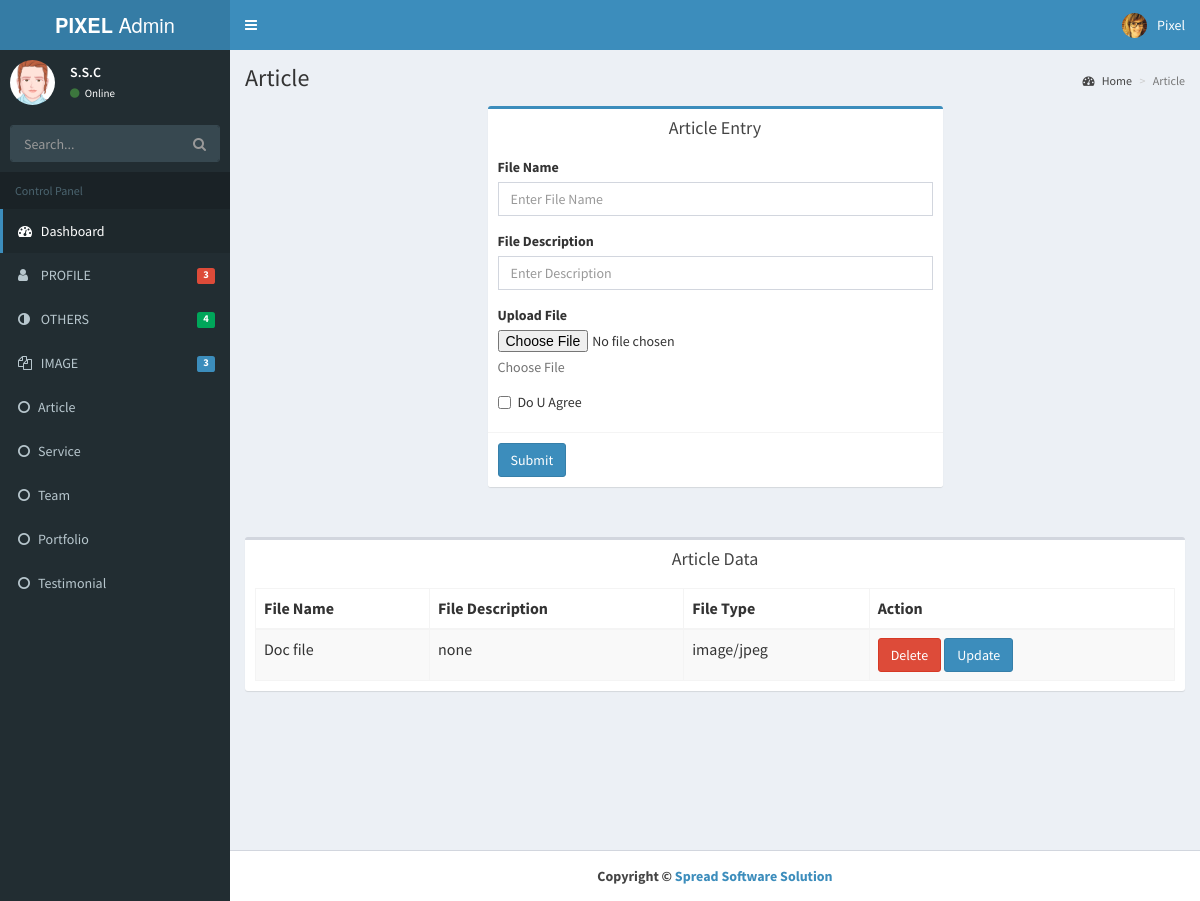
Page /admin/dashboard.php?page=article_content (signed in) on the committed database.
### tables this page shows
CREATE TABLE IF NOT EXISTS `article` (
`id` int(11) NOT NULL,
  `fileName` varchar(50) DEFAULT NULL,
  `description` varchar(50) DEFAULT NULL,
  `name` varchar(50) DEFAULT NULL,
  `size` varchar(50) DEFAULT NULL,
  `type` varchar(50) DEFAULT NULL,
  `path` varchar(50) DEFAULT NULL
);

### core/dbe.inc.php (called while the page is built, shortened)
<?php
    function connect() {
        $mysql_host = 'localhost';
        $mysql_user = 'root';
        $mysql_pass = '';
        $mysql_db = 'blogadmin';
        static $connection;
        if(!isset($connection)) {
            $connection = mysqli_connect($mysql_host,$mysql_user,$mysql_pass,$mysql_db);
        }
        return $connection;
    }
    function query($query) {
        $connection = connect();
        $result = mysqli_query($connection,$query);
        return $result;
    }
    function fetchData($query) {
        $rows = array();
        $result = query($query);
        while ($row = mysqli_fetch_assoc($result)) {
            $rows[] = $row;
        }
        return $rows;
    }
?>

### components/adminuser/article_content.php (the view, shortened to what this page needs)
<div class="content-wrapper">
       <section class="content-header">
         <h1>
           Article
         </h1>
         <ol class="breadcrumb">
           <li><a href="#"><i class="fa fa-dashboard"></i> Home</a></li>
           <li class="active">Article</li>
         </ol>
       </section>
       <section class="content">
         <div class="row">
           <div class="col-md-6 col-md-offset-3">
             <div class="box box-primary">
               <div class="box-header" style="text-align:center">
                 <h3 class="box-title">Article Entry</h3>
               </div>
               <form role="form" method="post" name="article" enctype="multipart/form-data" id = "article">
                 <div class="box-body">
                   <div class="form-group">
                     <label for="fileName">File Name</label>
                     <input type="text" class="form-control" id="fileName" name="fileName" placeholder="Enter File Name">
                   </div>
                   <div class="form-group">
                     <label for="description">File Description</label>
                     <input type="text" class="form-control" id="description"  name="description" placeholder="Enter Description ">
                   </div>
                   <div class="form-group">
                     <label for="InputFile">Upload File</label>
				  <input name="image" type="file" id="userfile"  >
                     <p class="help-block">Choose File</p>
                   </div>
                   <div class="checkbox">
                     <label>
                       <input type="checkbox"> Do U Agree
                     </label>
                   </div>
                 </div>
                 <div class="box-footer">
                   <button type="submit" class="btn btn-primary" name="upload" id="upload">Submit</button>
                 </div>
               </form>
             </div>
           </div>
         </div>
       </section>
     <section class="content">
         <div class="row">
           <div class="col-xs-12">
       		<div class="box">
               <div class="box-header" style="text-align:center">
                 <h3 class="box-title">Article Data</h3>
               </div>
               <div class="box-body">
                 <table id="example1" class="table table-bordered table-striped" >
                   <thead>
                     <tr>
                       <th>File Name</th>
                       <th>File Description</th>
                       <th>File Type</th>
                       <th>Action</th>
                     </tr>
                  </thead>
                     <?php
					$query = "select * from article";
					$record = fetchData($query);
                       foreach ($record as $article) {
                               $id=$article['id'];
							echo "<tr>";
								echo "<td>".$article['fileName']."</td>";
								echo "<td>".$article['description']."</td>";
								echo "<td>".$article['type']."</td>";
								echo "<td>
							<a href='dashboard.php?page=delete_article_content&id=$id'><button type='submit' class='btn btn-danger'>Delete</button></a>
	  						<a href='dashboard.php?page=update_article_content&id=$id'><button type='submit' class='btn btn-primary'>Update</button></a>
										</td>";
							echo "</tr>";
						}
				 ?>
                  </table>
               </div>
             </div>
           </div>
         </div>
       </section>
     </div>

### rows in the picture
article: fileName "Doc file", description "none", type "image/jpeg"

### other values in the picture
$_SESSION['userName'] "S.S.C"
